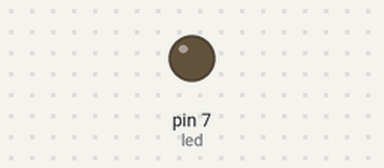
This sketch was run on a simulated Arduino Uno, built with avr-gcc and run on an emulated ATmega328P. On the bench: output pins drawn as LEDs (lit = HIGH).

Above: at 0.3 s.
At 4.6 s:
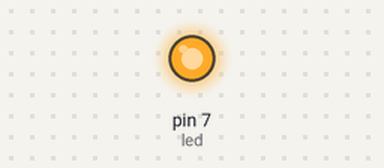
Timing chart, 0 to 7.0 s (numbered marks = the images above):
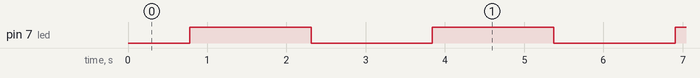

The sketch:

Fade.ino
```cpp
int led = 7;
int brightness = 0;
int fadeAmount = 5;

void setup() {
  pinMode(led, OUTPUT);
}

void loop() {

  for(int i = 0; i < 3; i++) {
    analogWrite(led, brightness);
    brightness = brightness + fadeAmount;

    // reverse direction
    if (brightness <= 0 || brightness >= 255) {
      fadeAmount = -fadeAmount;
    }
    // dimming effect
    delay(30);
  }
}
```

Measured:
- by itself, pin 7 (led): alternates HIGH for 1.5 s and LOW for 1.5 s
